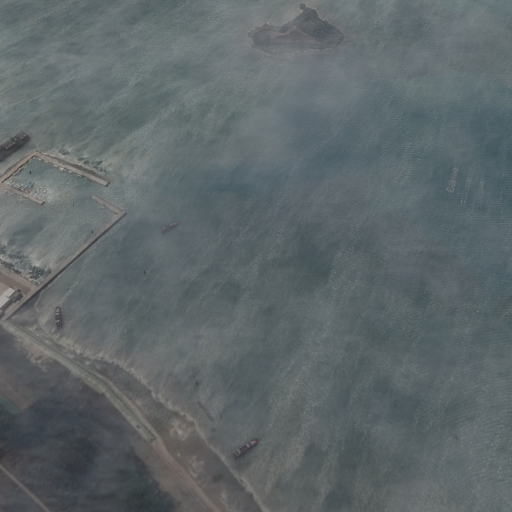
#> input picture dehaze/testfolder2/0.jpg, 1024 x 1024 px (shown at 1/2 size); its folder holds 4 pictures in this run
$ python doDarkChannel.py   (Python 2 division)
#> lines starting #> are read from the running program, lines starting #| are printed output that depends on the picture; pictures that were not available may be replaced by others from this repository, and a replacement may not be noted
### dehaze/travelFolder.py
import numpy as np
import os

def travel_imgs(path):
    cate = [path + x for x in os.listdir(path)]
    imgs = []
    for idx, folder in enumerate(cate):
        print('reading the images:%s' % (folder))
        imgs.append(folder)
    return np.asarray(imgs)

def list_files(files):
    for i in xrange(files.shape[0]):
        print files[i]

### dehaze/darkChannel.py
# -*- coding: utf-8 -*-
import cv2
import numpy as np

def zmMinFilterGray(src, r=7):
    '''最小值滤波，r是滤波器半径'''
    if r <= 0:
        return src
    h, w = src.shape[:2]
    I = src
    res = np.minimum(I, I[[0] + range(h - 1), :])
    res = np.minimum(res, I[range(1, h) + [h - 1], :])
    I = res
    res = np.minimum(I, I[:, [0] + range(w - 1)])
    res = np.minimum(res, I[:, range(1, w) + [w - 1]])
    return zmMinFilterGray(res, r - 1)


def guidedfilter(I, p, r, eps):
    '''引导滤波'''
    height, width = I.shape
    m_I = cv2.boxFilter(I, -1, (r, r))
    m_p = cv2.boxFilter(p, -1, (r, r))
    m_Ip = cv2.boxFilter(I * p, -1, (r, r))
    cov_Ip = m_Ip - m_I * m_p

    m_II = cv2.boxFilter(I * I, -1, (r, r))
    var_I = m_II - m_I * m_I

    a = cov_Ip / (var_I + eps)
    b = m_p - a * m_I

    m_a = cv2.boxFilter(a, -1, (r, r))
    m_b = cv2.boxFilter(b, -1, (r, r))
    return m_a * I + m_b


def getV1(m, r, eps, w, maxV1):  # 输入rgb图像，值范围[0,1]
    '''计算大气遮罩图像V1和光照值A, V1 = 1-t/A'''
    V1 = np.min(m, 2)  # 得到暗通道图像
    # V1 = np.mean(m, 2)  # 得到均值通道图像
    V1 = guidedfilter(V1, zmMinFilterGray(V1, 7), r, eps)  # 使用引导滤波优化
    bins = 2000
    ht = np.histogram(V1, bins)  # 计算大气光照A
    d = np.cumsum(ht[0]) / float(V1.size)
    for lmax in range(bins - 1, 0, -1):
        if d[lmax] <= 0.999:
            break
    A = np.mean(m, 2)[V1 >= ht[1][lmax]].max()

    V1 = np.minimum(V1 * w, maxV1)  # 对值范围进行限制

    return V1, A


def deHaze(m, r=81, eps=0.001, w=0.95, maxV1=0.80, bGamma=False):
    Y = np.zeros(m.shape)
    V1, A = getV1(m, r, eps, w, maxV1)  # 得到遮罩图像和大气光照
    for k in range(3):
        Y[:, :, k] = (m[:, :, k] - V1) / (1 - V1 / A)  # 颜色校正
    Y = np.clip(Y, 0, 1)
    if bGamma:
        Y = Y ** (np.log(0.5) / np.log(Y.mean()))  # gamma校正,默认不进行该操作
    return Y

### dehaze/doDarkChannel.py
from darkChannel import *
from travelFolder import *

if __name__ == '__main__':
    imgs2 = travel_imgs("testfolder2/")
    list_files(imgs2)
    imgs3 = travel_imgs("testfolder3/")
    list_files(imgs3)
    imgs4 = travel_imgs("testfolder4/")
    list_files(imgs4)
    imgs5 = travel_imgs("testfolder5/")
    list_files(imgs5)

    print "Defog testfolder2..."
    for i in xrange(imgs2.shape[0]):
        m = deHaze(cv2.imread(imgs2[i]) / 255.0, w=0.9) * 255
#> in deHaze, `Y = np.zeros(m.shape)`: Y: shape (1024, 1024, 3) float64; every value is 0
#> in guidedfilter, `height, width = I.shape`: height = 1024
#> in guidedfilter, `m_II = cv2.boxFilter(I * I, -1, (r, r))`:
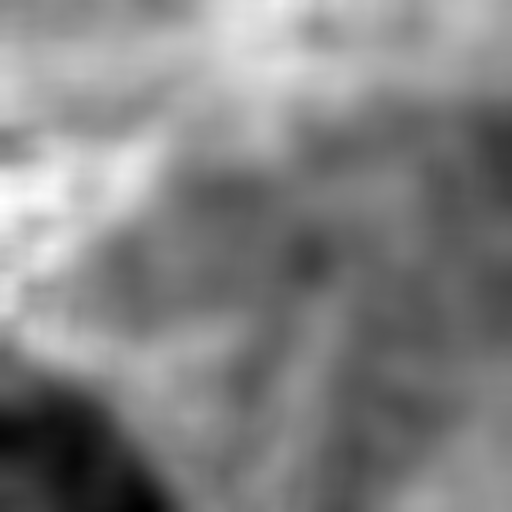
#> m_II: shape (1024, 1024) float64 (shown at 1/2 size); min 0.0472, max 0.228, mean 0.14; drawn with min black and max white
#> in guidedfilter, `var_I = m_II - m_I * m_I`:
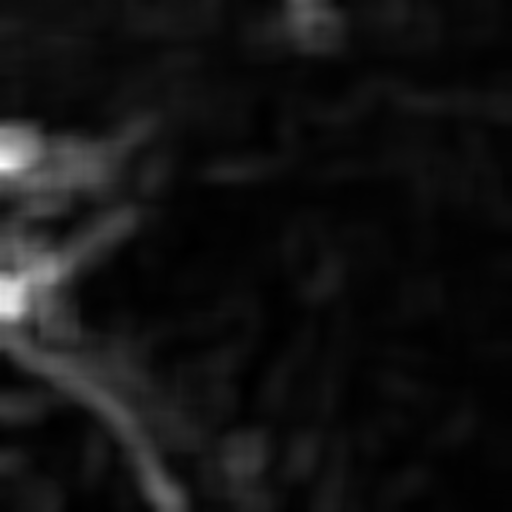
#> var_I: shape (1024, 1024) float64 (shown at 1/2 size); min 0.000157, max 0.0102, mean 0.000924; drawn with min black and max white
#> in guidedfilter, `a = cov_Ip / (var_I + eps)`:
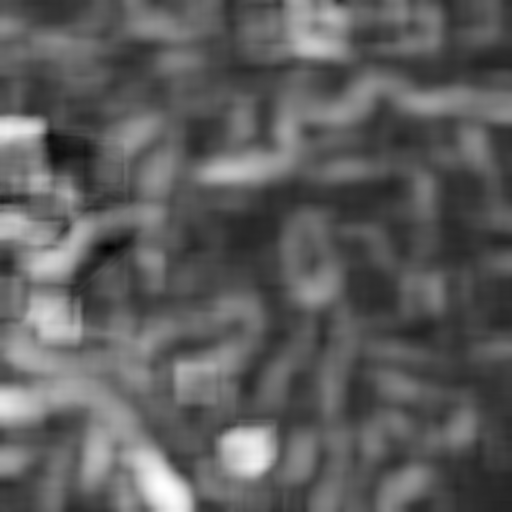
#> a: shape (1024, 1024) float64 (shown at 1/2 size); min -0.0967, max 0.735, mean 0.21; drawn with min black and max white
#> in guidedfilter, `m_a = cv2.boxFilter(a, -1, (r, r))`:
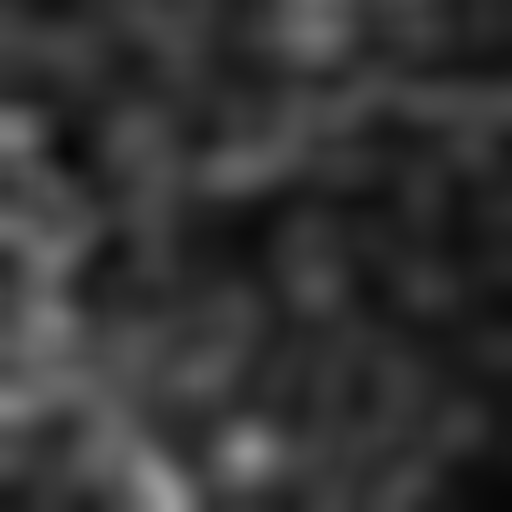
#> m_a: shape (1024, 1024) float64 (shown at 1/2 size); min 0.0293, max 0.623, mean 0.21
#> in getV1, `d = np.cumsum(ht[0]) / float(V1.size)`: d = 2000 values from 9.54e-07 to 1
#> in getV1, `A = np.mean(m, 2)[V1 >= ht[1][lmax]].max()`: A = 0.692
#> in getV1, `V1 = np.minimum(V1 * w, maxV1)`:
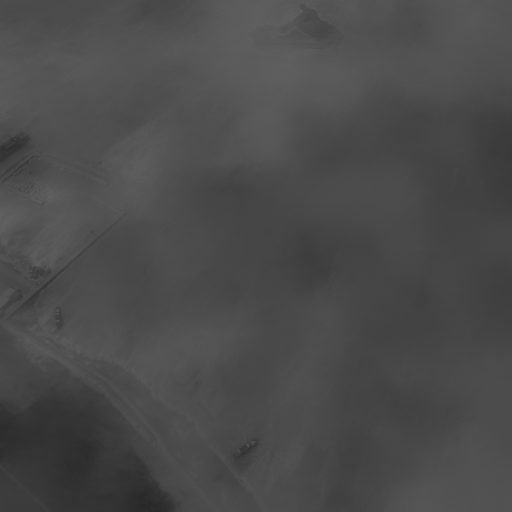
#> V1: shape (1024, 1024) float64 (shown at 1/2 size); min 0.154, max 0.413, mean 0.295
#> after the loop in deHaze, `for k in range(3):`:
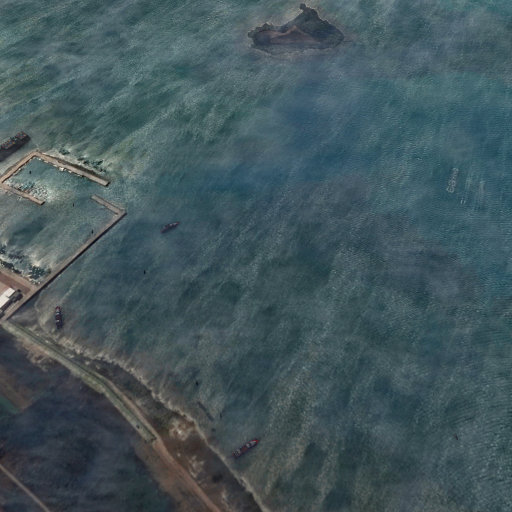
#> Y: shape (1024, 1024, 3) float64 (shown at 1/2 size); mean B, G, R 0.21, 0.193, 0.135; drawn with min black and max white
#> in deHaze, `Y = np.clip(Y, 0, 1)`:
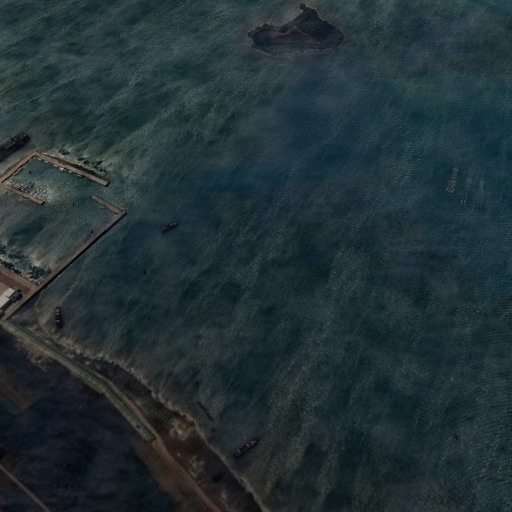
#> Y: shape (1024, 1024, 3) float64 (shown at 1/2 size); mean B, G, R 0.21, 0.193, 0.135
        cv2.imwrite("darkChannel/" + imgs2[i], m)
    print "Defog testfolder2 Completed!"

    print "Defog testfolder3..."
    for i in xrange(imgs3.shape[0]):
        m = deHaze(cv2.imread(imgs3[i]) / 255.0, w=0.9) * 255
        cv2.imwrite("darkChannel/" + imgs3[i], m)
    print "Defog testfolder3 Completed!"

    print "Defog testfolder4..."
    for i in xrange(imgs4.shape[0]):
        m = deHaze(cv2.imread(imgs4[i]) / 255.0, w=0.9) * 255
        cv2.imwrite("darkChannel/" + imgs4[i], m)
    print "Defog testfolder4 Completed!"

    print "Defog testfolder5..."
    for i in xrange(imgs5.shape[0]):
        m = deHaze(cv2.imread(imgs5[i]) / 255.0, w=0.9) * 255
        cv2.imwrite("darkChannel/" + imgs5[i], m)
    print "Defog testfolder5 Completed!"

    """m = deHaze(cv2.imread("1.jpg") / 255.0) * 255
    cv2.imwrite("11.jpg" , m)

    m = deHaze(cv2.imread("2.jpg") / 255.0) * 255
    cv2.imwrite("22.jpg", m)

    m = deHaze(cv2.imread("3.jpg") / 255.0) * 255
    cv2.imwrite("33.jpg", m)

    m = deHaze(cv2.imread("4.jpg") / 255.0) * 255
    cv2.imwrite("44.jpg", m)

    m = deHaze(cv2.imread("18.jpg") / 255.0) * 255
    cv2.imwrite("1818.jpg", m) """

    # [6 lines of commented-out code are left out]
